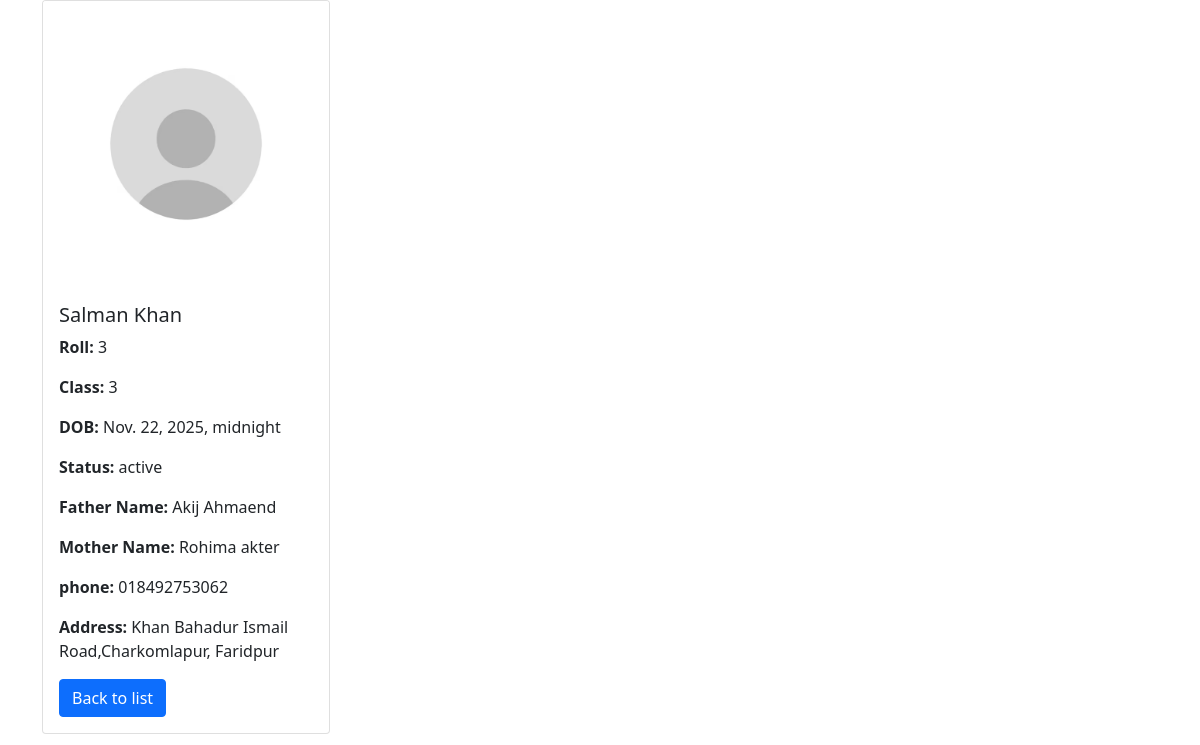
Screenshot of /profile/4 with the database file from the repository.
### students/models.py (models this page shows, shortened)
class Student_Info(models.Model):
    STATUS=[
        ('active','Active'),
        ('inactive','Inactive'),
    ]
    CLASS_CHOICES = [
    ("1", "Class 1"),
    ("2", "Class 2"),
    ("3", "Class 3"),
    ("4", "Class 4"),
    ("5", "Class 5"),
    ("6", "Class 6"),
    ("7", "Class 7"),
    ("8", "Class 8"),
    ("9", "Class 9"),
    ("10", "Class 10"),]
    name = models.CharField(max_length=100)
    roll = models.IntegerField()
    student_class=models.CharField(max_length=2, choices=CLASS_CHOICES)
    dob = models.DateTimeField(null=False,blank=False)
    status=models.CharField(max_length=10,choices=STATUS, default='active')
    father_name = models.CharField(max_length=100)
    mother_name = models.CharField(max_length=100)
    phone=models.CharField(max_length=100)
    adress=models.TextField(max_length=100)
    photo = models.ImageField(upload_to=student_photo_path,blank=True,null=True)
    class Meta:
        constraints = [
            models.UniqueConstraint(
                fields=['student_class', 'roll'],
                name='unique_roll_per_class'
            )
        ]

### students/views.py (the view)
# urls.py: path('profile/<int:id>',student_profile_view,name='st_profile_view'),
def student_profile_view(request,id):
    student = Student_Info.objects.get(id=id) # id capture korlam
    return render(request,'student_details.html',{'student':student})

### students/templates/student_details.html
{% extends "base.html" %}
{% load static %}
{% block content %}
<div class="card" style="width: 18rem;">
{% if student.photo %}
  <img class="card-img-top" src="{{student.photo.url}}" alt="Card image cap">
{% else %}
    <img class="card-img-top" src="{% static 'students/image.png' %}" alt="Card image cap">
{% endif %}
  <div class="card-body">
    <h5 class="card-title">{{student.name}}</h5>
    <p><strong> Roll: </strong>{{student.roll}}</p>
    <p><strong> Class: </strong>{{student.student_class}}</p>
    <p><strong> DOB: </strong>{{student.dob}}</p>
    <p><strong> Status: </strong>{{student.status}}</p>
    <p><strong> Father Name: </strong>{{student.father_name}}</p>
    <p><strong> Mother Name: </strong>{{student.mother_name}}</p>
    <p><strong> phone: </strong>{{student.phone}}</p>
    <p><strong>Address:  </strong>{{student.adress}}</p>
    <a href="{% url 'list' %}" class="btn btn-primary">Back to list</a>
  </div>
</div>
{% endblock content %}

### rows the page displays
Student_Info: name "Salman Khan", roll "3", student_class "3", dob "Nov. 22, 2025, midnight", status "active", father_name "Akij Ahmaend", mother_name "Rohima akter", phone "018492753062", adress "Khan Bahadur Ismail Road,Charkomlapur, Faridpur"
